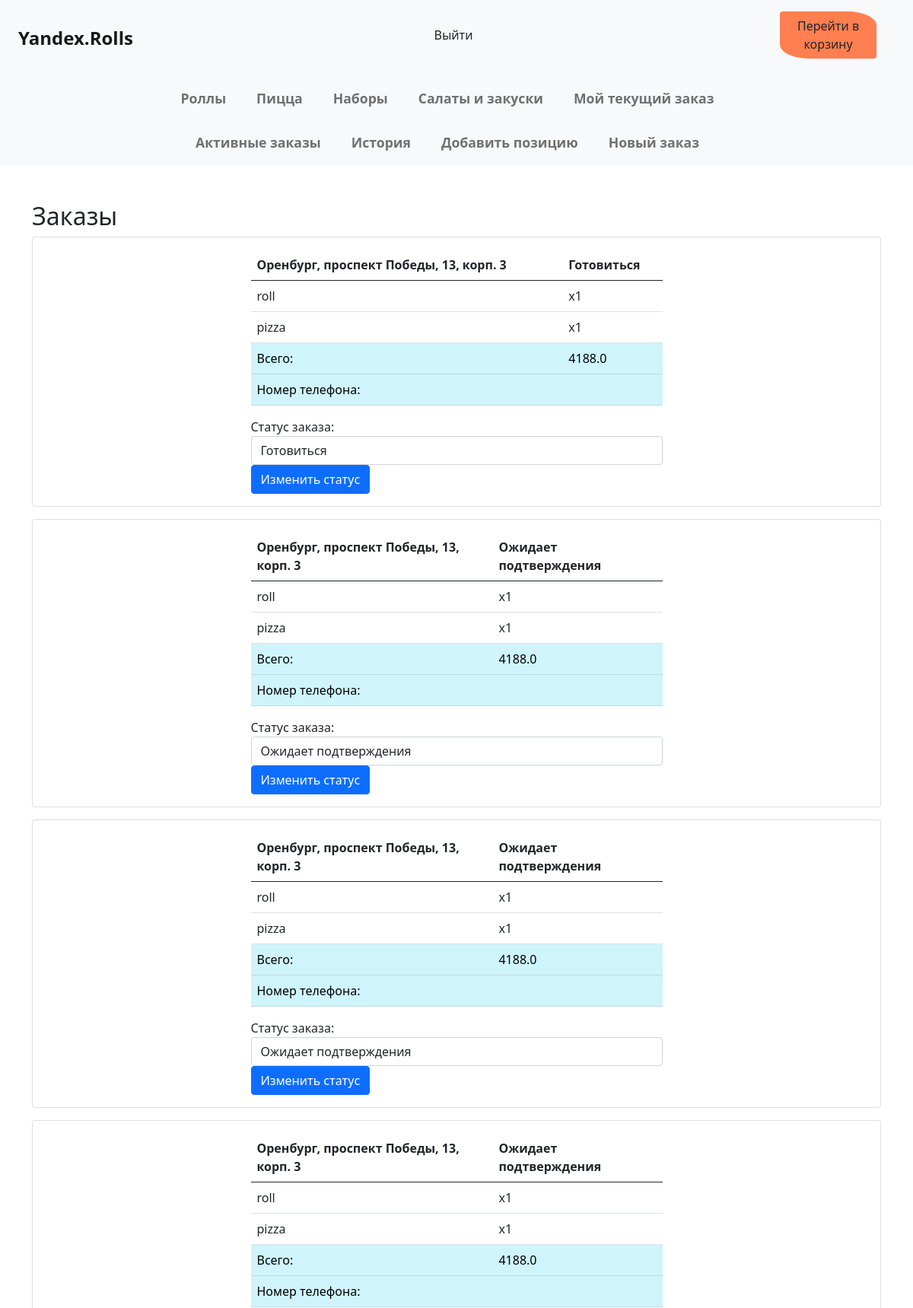
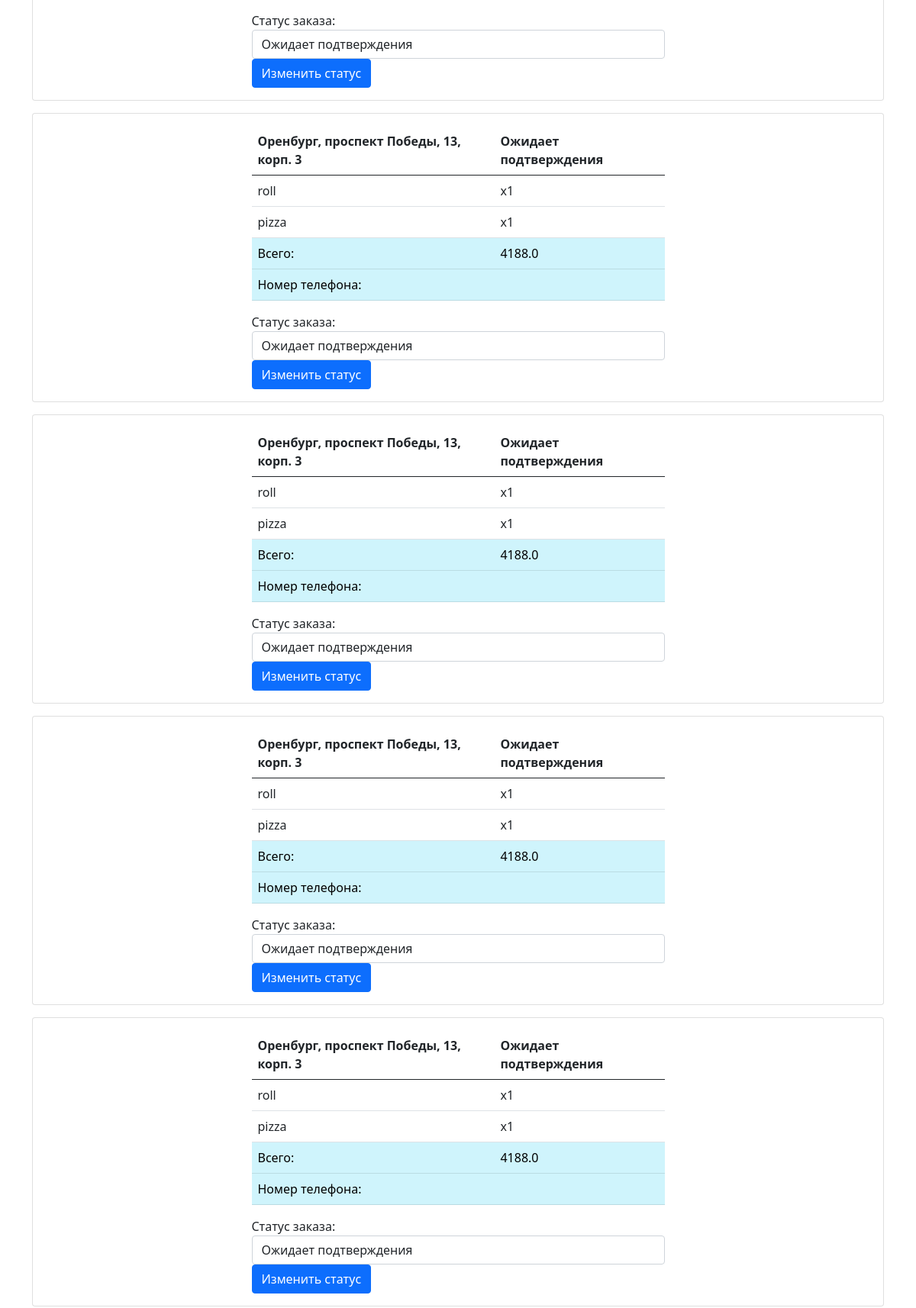
The app's page /active-orders (signed in, upper part) with its own data (2 pictures, top to bottom).
### data/orders.py (models this page shows, shortened)
class Order(SqlAlchemyBase):
    __tablename__ = 'orders'
    id = sqlalchemy.Column(sqlalchemy.Integer,
                           primary_key=True, autoincrement=True)
    customer_id = sqlalchemy.Column(sqlalchemy.Integer, sqlalchemy.ForeignKey('users.id'))
    delivery_address = sqlalchemy.Column(sqlalchemy.String)
    total_amount = sqlalchemy.Column(sqlalchemy.Float)
    datetime = sqlalchemy.Column(sqlalchemy.DateTime)
    comment = sqlalchemy.Column(sqlalchemy.Integer)  # Тип оплаты, 0 - наличка, 1 - терминал (картой)
    status_id = sqlalchemy.Column(sqlalchemy.Integer, sqlalchemy.ForeignKey(
        'statuses.id'))  # 1 - Не подтвержден, 2 - подтвержден (в работе), 3 - доставлен
    user = orm.relationship('User')
    status = orm.relationship('Status')

### data/statuses.py (models this page shows)
class Status(SqlAlchemyBase):
    __tablename__ = 'statuses'
    id = sqlalchemy.Column(sqlalchemy.Integer,
                           primary_key=True, autoincrement=True)
    title = sqlalchemy.Column(sqlalchemy.String)

### data/order_details.py (models this page shows)
class Detail(SqlAlchemyBase):
    __tablename__ = 'order_details'
    id = sqlalchemy.Column(sqlalchemy.Integer,
                           primary_key=True, autoincrement=True)
    order_id = sqlalchemy.Column(sqlalchemy.Integer, sqlalchemy.ForeignKey('orders.id'))
    item_id = sqlalchemy.Column(sqlalchemy.Integer, sqlalchemy.ForeignKey('dishes.id'))
    quantity = sqlalchemy.Column(sqlalchemy.Integer)
    item = orm.relationship('Dish')
    order = orm.relationship('Order')

### data/dishes.py (models this page shows, shortened)
class Dish(SqlAlchemyBase, SerializerMixin):
    __tablename__ = 'dishes'
    id = sqlalchemy.Column(sqlalchemy.Integer,
                           primary_key=True, autoincrement=True)
    title = sqlalchemy.Column(sqlalchemy.String)
    weight = sqlalchemy.Column(sqlalchemy.Integer)
    description = sqlalchemy.Column(sqlalchemy.String)
    structure = sqlalchemy.Column(sqlalchemy.String)
    price = sqlalchemy.Column(sqlalchemy.Integer)
    type_id = sqlalchemy.Column(sqlalchemy.Integer, sqlalchemy.ForeignKey('types.id'))
    image_id = sqlalchemy.Column(sqlalchemy.Integer, sqlalchemy.ForeignKey('images.id'))
    image = orm.relationship('Image')
    type = orm.relationship('Type')

### main.py (the view)
@app.route('/active-orders')
@login_required
def active_orders():
    return get_orders('orders_list.html', 1, 2)

### data/db_session.py (called while the page is built)
def create_session() -> Session:
    global __factory
    return __factory()

### main.py (called while the page is built)
def get_orders(html: str, *args):
    if current_user.is_authenticated and current_user.status == "super":
        db_sess = db_session.create_session()
        if len(args) == 1:
            orders = db_sess.query(Order).filter(Order.status_id == args[0]).all()
        else:
            orders = db_sess.query(Order).filter(Order.status_id.in_(args)).all()
        data = []
        for order in orders:
            details = db_sess.query(Detail).filter(Detail.order_id == order.id).all()
            data.append({
                'order': order,
                'details': details
            })
        statuses = db_sess.query(Status).all()
        return render_template(html, data=data, statuses=statuses)
    else:
        return redirect('/')

@login_manager.user_loader
def load_user(user_id):
    db_sess = db_session.create_session()
    return db_sess.query(User).get(user_id)

### templates/orders_list.html (shortened to what this page needs)
{% extends "base.html" %}
{% block content %}
<div class="container mt-5">
    <h2>Заказы</h2>
    {% for item in data %}
    <div class="card mb-3">
        <div class="card-body">
            <div class="table-responsive">
                <table class="table">
                    <thead class="thead-light">
                    <tr>
                        <th>{{ item.order.delivery_address }}</th>
                        <th>{{ item.order.status.title }}</th>
                    </tr>
                    </thead>
                    <tbody>
                    {% for product in item.details %}
                    <tr>
                        <td>{{ product.item.title }}</td>
                        <td>x{{ product.quantity }}</td>
                    </tr>
                    {% endfor %}
                    <tr class="table-info">
                        <td>Всего:</td>
                        <td>{{ item.order.total_amount }}</td>
                    </tr>
                    <tr class="table-info">
                        <td>Номер телефона:</td>
                        <td>{{ item.order.user.phone_number }}</td>
                    </tr>
                    </tbody>
                </table>
                <div style="display: flex; justify-content: center;">
                    <form action="{{ url_for('change_order_status') }}" method="post">
                        <div class="form-group">
                            <label for="statusSelect{{ item.order.id }}">Статус заказа:</label>
                            <select class="form-control" id="statusSelect{{ item.order.id }}" name="new_status">
                                {% for status in statuses %}
                                <option value="{{ status.id }}" {% if status.id== item.order.status_id %}selected{%
                                        endif %}>
                                    {{ status.title }}
                                </option>
                                {% endfor %}
                            </select>
                        </div>
                        <button type="submit" class="btn btn-primary">Изменить статус</button>
                    </form>
                </div>
            </div>
        </div>
    </div>
    {% endfor %}
</div>
{% endblock %}

### templates/base.html (shortened to what this page needs)
<!DOCTYPE html>
<html lang="en">
<head>
    <link rel="stylesheet" href="https://cdn.jsdelivr.net/npm/bootstrap@5.0.0-beta1/dist/css/bootstrap.min.css"
>
    <link rel="stylesheet" href="../static/css/style.css">
</head>
<body>
<header class="header" id="mainHeader">
    <nav class="navbar navbar-expand-md navbar-light bg-light" id="mainNavbar">
        <a class="navbar-brand" href="/" id="brandName">Yandex.Rolls</a>
        <div class="collapse navbar-collapse" id="navbarSupportedContent">
            <ul class="navbar-nav mr-auto">
                {% if not current_user.is_authenticated %}
                <a href="/login">
                    <li class="nav-item">
                        <button type="button" class="btn mb-2 me-5">Вход</button>
                    </li>
                </a>
                <li class="nav-item">
                    <a href="/register">
                        <button type="button" class="btn mb-2 me-5">
                            Регистрация
                        </button>
                    </a>
                </li>
                {% else %}
                <li class="nav-item">
                    <a href="/logout" id="logoutBtn">
                        <button type="button" class="btn mb-2 me-5">
                            Выйти
                        </button>
                    </a>
                </li>
                {% endif %}
            </ul>
        </div>
        <button type="button" class="btn mb-2 me-5" id="basketBtn" onclick="location.href='/basket'">Перейти в
            корзину</a></button>
        <br>
    </nav>
    <nav class="navbar navbar-expand-lg navbar-light bg-light">
        <div class="collapse navbar-collapse flex-column flex-lg-row" id="navbarNav">
            <ul class="navbar-nav">
                <li class="nav-item">
                    <a class="nav-link" href="/items/rolls">Роллы</a>
                </li>
                <li class="nav-item">
                    <a class="nav-link" href="/items/pizza">Пицца</a>
                </li>
                <li class="nav-item">
                    <a class="nav-link" href="/items/sets">Наборы</a>
                </li>
                <li class="nav-item">
                    <a class="nav-link" href="/items/snacks">Салаты и закуски</a>
                </li>
                {% if current_user.is_authenticated %}
                <li class="nav-item">
                    <a class="nav-link" href="#">Мой текущий заказ</a>
                </li>
                {% endif %}
            </ul>
        </div>
    </nav>
    {% if current_user.status == 'super' %}
    <header class="header">
        <nav class="navbar navbar-expand-lg navbar-light bg-light">
            <div class="collapse navbar-collapse flex-column flex-lg-row" id="superNavbar">
                <ul class="navbar-nav">
                    <li class="nav-item">
                        <a class="nav-link" href="/active-orders">Активные заказы</a>
                    </li>
                    <li class="nav-item">
                        <a class="nav-link" href="/history-orders">История</a>
                    </li>
                    <li class="nav-item">
                        <a class="nav-link" href="/new-position">Добавить позицию</a>
                    </li>
                    <li class="nav-item">
                        <a class="nav-link" href="#">Новый заказ</a>
                    </li>
                </ul>
            </div>
        </nav>
    </header>
    {% endif %}
</header>
{% block content %}{% endblock %}
</body>
</html>

### static/css/style.css (style rules this page uses)
#brandName { padding: 1.5rem; }
.navbar-collapse { justify-content: center; }
.navbar-nav .nav-link { margin-right: 1.5rem; }
#basketBtn { background-color: #FF7F50; border-top-right-radius: 30%; border-bottom-left-radius: 30%; }
.navbar-brand { font-size: 1.5rem; font-weight: bold; }
.navbar-nav .nav-link { font-size: 1.1rem; font-weight: bold; }
form { width: 50%; margin: auto; }
.table { width: 50%; margin-left: auto; margin-right: auto; }

### records on screen
Order: order.delivery_address "Оренбург, проспект Победы, 13, корп. 3", order.total_amount "4188.0", new_status "Готовиться"
Status: order.status "Готовиться"
Detail: item "roll", quantity "1"
Detail: item "pizza", quantity "1"
Order: order.delivery_address "Оренбург, проспект Победы, 13, корп. 3", order.total_amount "4188.0", new_status "Ожидает подтверждения"
Status: order.status "Ожидает подтверждения" "Ожидает подтверждения" "Ожидает подтверждения" "Ожидает подтверждения" "Ожидает подтверждения" "Ожидает подтверждения" "Ожидает подтверждения"
Detail: item "roll", quantity "1"
Detail: item "pizza", quantity "1"
Order: order.delivery_address "Оренбург, проспект Победы, 13, корп. 3", order.total_amount "4188.0", new_status "Ожидает подтверждения"
Detail: item "roll", quantity "1"
Detail: item "pizza", quantity "1"
Order: order.delivery_address "Оренбург, проспект Победы, 13, корп. 3", order.total_amount "4188.0", new_status "Ожидает подтверждения"
Detail: item "roll", quantity "1"
Detail: item "pizza", quantity "1"
Order: order.delivery_address "Оренбург, проспект Победы, 13, корп. 3", order.total_amount "4188.0", new_status "Ожидает подтверждения"
Detail: item "roll", quantity "1"
Detail: item "pizza", quantity "1"
Order: order.delivery_address "Оренбург, проспект Победы, 13, корп. 3", order.total_amount "4188.0", new_status "Ожидает подтверждения"
Detail: item "roll", quantity "1"
Detail: item "pizza", quantity "1"
Order: order.delivery_address "Оренбург, проспект Победы, 13, корп. 3", order.total_amount "4188.0", new_status "Ожидает подтверждения"
Detail: item "roll", quantity "1"
Detail: item "pizza", quantity "1"
Order: order.delivery_address "Оренбург, проспект Победы, 13, корп. 3", order.total_amount "4188.0", new_status "Ожидает подтверждения"
Detail: item "roll", quantity "1"
Detail: item "pizza", quantity "1"
